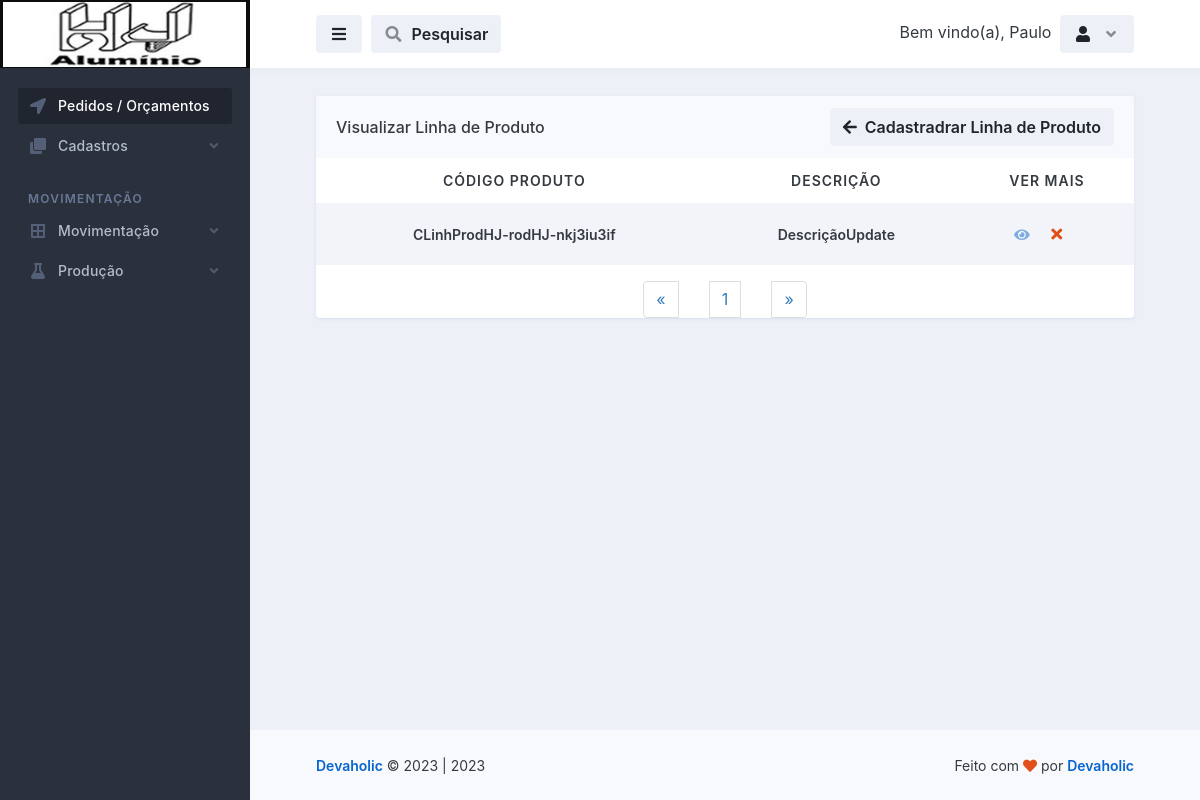
The app's page /linha_de_produto/visualizar_linha_de_produto.php (signed in) with its own data.
### tables this page shows
CREATE TABLE `logado` (
  `id` int(11) NOT NULL,
  `nome` varchar(50) NOT NULL,
  `email` varchar(100) NOT NULL,
  `senha` varchar(50) NOT NULL,
  `parceiro_colaborador` varchar(100) NOT NULL,
  `cpf` int(100) NOT NULL,
  `rg` int(20) NOT NULL,
  `cep` int(20) NOT NULL,
  `endereco` varchar(100) NOT NULL,
  `telefone` varchar(50) NOT NULL,
  `complemento` varchar(100) NOT NULL,
  `bairro` varchar(100) NOT NULL,
  `cidade` varchar(100) NOT NULL,
  `uf` varchar(20) NOT NULL,
  `nascimento` varchar(100) NOT NULL,
  `nivel` varchar(20) NOT NULL
);

CREATE TABLE `linha_de_produto` (
  `id` int(11) NOT NULL,
  `descricao` varchar(255) NOT NULL,
  `codigo_produto` varchar(255) NOT NULL,
  `codigo_interno` varchar(255) NOT NULL,
  `ultima_alteracao` date NOT NULL,
  `ativo` varchar(20) NOT NULL
);

### database.php (called while the page is built, shortened)
<?php
    class database
    {
        public $server = 'localhost';
        public $user = 'root';
        public $pass = '';
        public $bdn = 'maxportas';
        public function __construct()
        {
            try{
            $this->conn = new PDO('mysql:host='.$this->server.'; dbname='.$this->bdn, $this->user, $this->pass);
            } catch(PDOException $e){
                echo "Error $e";
            }
        }
    }
?>

### controllers/controllers_linha_de_produto.php (called while the page is built, shortened)
<?php
    include "../database.php";
class controllers_linha_de_produto extends database
{
    public function selecionar_linha_de_produto()
    {
        $selecionar_linha_de_produto = $this->conn->prepare("SELECT * FROM linha_de_produto ORDER BY id DESC");
        $selecionar_linha_de_produto->execute();
        $resullinha_de_produto = $selecionar_linha_de_produto->fetchAll(PDO::FETCH_ASSOC);
        return $resullinha_de_produto;
    }
}
?>

### linha_de_produto/visualizar_linha_de_produto.php (the view, shortened to what this page needs)
<?php
  require_once "../config.php";
$conn = mysqli_connect($DBHOST, $DBUSER, $DBPASS, $DBNAME);
$pagina = (isset($_GET['pagina']))? $_GET['pagina'] : 1;
$result_linha_de_produto = "SELECT * FROM linha_de_produto";
$resultado_linha_de_produto = mysqli_query($conn, $result_linha_de_produto);
$total_linha_de_produto = mysqli_num_rows($resultado_linha_de_produto);
$quantidade_pg = 10;
$num_pagina = ceil($total_linha_de_produto/$quantidade_pg);
$incio = ($quantidade_pg*$pagina)-$quantidade_pg;
$result_linha_de_produto = "SELECT * FROM linha_de_produto limit $incio, $quantidade_pg";
$resultado_linha_de_produto = mysqli_query($conn, $result_linha_de_produto);
?>
<!doctype html>
<html lang="en">
  <head>
    <link rel="stylesheet" id="css-main" href="../assets/css/dashmix.min.css">
    <link rel="stylesheet" href="../assets/css/pagination.css">
  </head>
  <body>
    <div id="page-container" class="sidebar-o sidebar-dark enable-page-overlay side-scroll page-header-fixed main-content-narrow">
    <?php require_once "../template/sidebar.php" ?>
<header id="page-header">
    <div class="content-header">
    <div class="space-x-1">
        <button type="button" class="btn btn-alt-secondary" data-toggle="layout" data-action="sidebar_toggle">
        <i class="fa fa-fw fa-bars"></i>
        </button>
            <button type="button" class="btn btn-alt-secondary" data-toggle="layout" data-action="header_search_on">
              <i class="fa fa-fw opacity-50 fa-search"></i> <span class="ms-1 d-none d-sm-inline-block">Pesquisar</span>
            </button>
    </div>
    <?php require_once "../template/btn_logout.php"; ?>
    </div>
</header>
      <main id="main-container">
        <div class="content content-full content-boxed">
          <div class="row">
            <div class="col-md-12">
              <div class="block block-rounded block-mode-loading-refresh">
                <div class="block-header block-header-default">
                  <h3 class="block-title">
                    Visualizar Linha de Produto
                  </h3>
                  <a class="btn btn-alt-secondary" href="linha_de_produto.php">
                    <i class="fa fa-arrow-left me-1"></i> Cadastradrar Linha de Produto
                  </a>
                </div>
                <div class="table-responsive">
                  <table class="table table-striped table-hover table-borderless table-vcenter fs-sm">
                  <?php
                    require_once "../controllers/controllers_linha_de_produto.php";
                    $selecionar_linha_de_produto = new controllers_linha_de_produto();
                    $result_linha_de_produto = $selecionar_linha_de_produto->selecionar_linha_de_produto();
                    if(count($result_linha_de_produto) > 0)
                    { ?>
                    <thead style="text-align: center;">
                      <tr class="text-uppercase">
                        <th>Código Produto</th>
                        <th>Descrição</th>
                        <th>Ver Mais</th>
                      </tr>
                    </thead>
                    <?php }?>
                    <tbody style="text-align: center;">
                        <?php
                            require_once "../controllers/controllers_linha_de_produto.php";
                            $selecionar_linha_de_produto = new controllers_linha_de_produto();
                            $result_linha_de_produto = $selecionar_linha_de_produto->selecionar_linha_de_produto();
                            if(count($result_linha_de_produto) > 0)
                            {
                              while($row_linha_de_produto = mysqli_fetch_assoc($resultado_linha_de_produto)){ ?>
                                <tr style="text-align: center;">
                                  <td>
                                      <span class="fw-semibold"><?php echo $row_linha_de_produto['codigo_produto']; ?></span>
                                  </td>
                                  <td>
                                      <span class="fw-semibold"><?php echo $row_linha_de_produto['descricao']; ?></span>
                                  </td>
                                  <td class="text-center text-nowrap fw-medium" style="display: flex; justify-content: center; align-items: center;">
                                    <a href="vermais_linha_de_produto.php?view_linha_de_produto=<?php $idCriptografado = base64_encode($row_linha_de_produto['id']); echo $idCriptografado;?>">
                                        <i class="fa fa-eye me-1 opacity-50"></i>
                                    </a>
                                    <?php
                                       echo "<button class='btn' onclick='abrirModal(".$row_linha_de_produto['id'].")'><i class='fa fa-fw fa-times text-danger'></i></button>";
                                      ?>
                                  </td>
                                </tr>
                          <?php } } else { echo "<h1>Nenhum registo encontrado!</h1>"; } ?>
                    </tbody>
                  </table>
                  <?php
                    $pagina_anterior = $pagina - 1;
                    $pagina_posterior = $pagina + 1;
                  ?>
                <nav class="text-center">
                  <ul class="pagination" style="display: flex; align-items: center; justify-content: space-between; width: 20%; margin: auto;">
                    <li>
                      <?php
                      if($pagina_anterior != 0){ ?>
                        <a href="visualizar_linha_de_produto.php?pagina=<?php echo $pagina_anterior; ?>" aria-label="Previous">
                          <span aria-hidden="true">&laquo;</span>
                        </a>
                      <?php }else{ ?>
                        <span aria-hidden="true">&laquo;</span>
                      <?php }  ?>
                    </li>
                    <?php
                    for($i = 1; $i < $num_pagina + 1; $i++){ ?>
                      <li><a href="visualizar_linha_de_produto.php?pagina=<?php echo $i; ?>"><?php echo $i; ?></a>
                      </li>
                    <?php } ?>
                    <li>
                      <?php
                      if($pagina_posterior <= $num_pagina){ ?>
                        <a href="visualizar_linha_de_produto.php?pagina=<?php echo $pagina_posterior; ?>" aria-label="Previous">
                          <span aria-hidden="true">&raquo;</span>
                        </a>
                      <?php }else{ ?>
                        <span aria-hidden="true">&raquo;</span>
                      <?php }  ?>
                    </li>
                  </ul>
                </nav>
                </div>
                </div>
              </div>
        </div>
      </main>
      <?php require_once "../template/footer.php" ?>
    </div>
  </body>
</html>

### template/btn_logout.php (shortened to what this page needs)
<?php
    include "../conexao-bd.php";
    $email = $_SESSION['email'];
    $selecinarUserLogado = $conn->prepare("SELECT * FROM logado WHERE email = :email");
    $selecinarUserLogado->bindValue(':email', $email);
    $selecinarUserLogado->execute();
    $row = $selecinarUserLogado->fetch(PDO::FETCH_ASSOC);
?>
<div class="space-x-1">
    <div class="dropdown d-inline-block">
        <span class="d-sm-inline-block">Bem vindo(a), <?php echo $row['nome']; ?></span>
    </div>
    <div class="dropdown d-inline-block">
    <button type="button" class="btn btn-alt-secondary" id="page-header-user-dropdown" data-bs-toggle="dropdown" aria-haspopup="true" aria-expanded="false">
        <i class="fa fa-fw fa-user"></i>
        <i class="fa fa-fw fa-angle-down opacity-50 ms-1 d-none d-sm-inline-block"></i>
    </button>
    </div>
</div>

### assets/css/pagination.css (style rules this page uses)
.pagination { display:inline-block;padding-left:0;margin:20px 0;border-radius:4px }
.pagination>li { display:inline }
.pagination>li>a,.pagination>li>span { position:relative;float:left;padding:6px 12px;margin-left:-1px;line-height:1.42857143;color:#337ab7;text-decoration:none;background-color:#fff;border:1px solid #ddd }
.pagination>li:first-child>a,.pagination>li:first-child>span { margin-left:0;border-top-left-radius:4px;border-bottom-left-radius:4px }
.pagination>li:last-child>a,.pagination>li:last-child>span { border-top-right-radius:4px;border-bottom-right-radius:4px }

### records on screen
logado: nome "Paulo"
linha_de_produto: codigo_produto "CLinhProdHJ-rodHJ-nkj3iu3if", descricao "DescriçãoUpdate"

### other values on screen
Date('Y') "2023"
